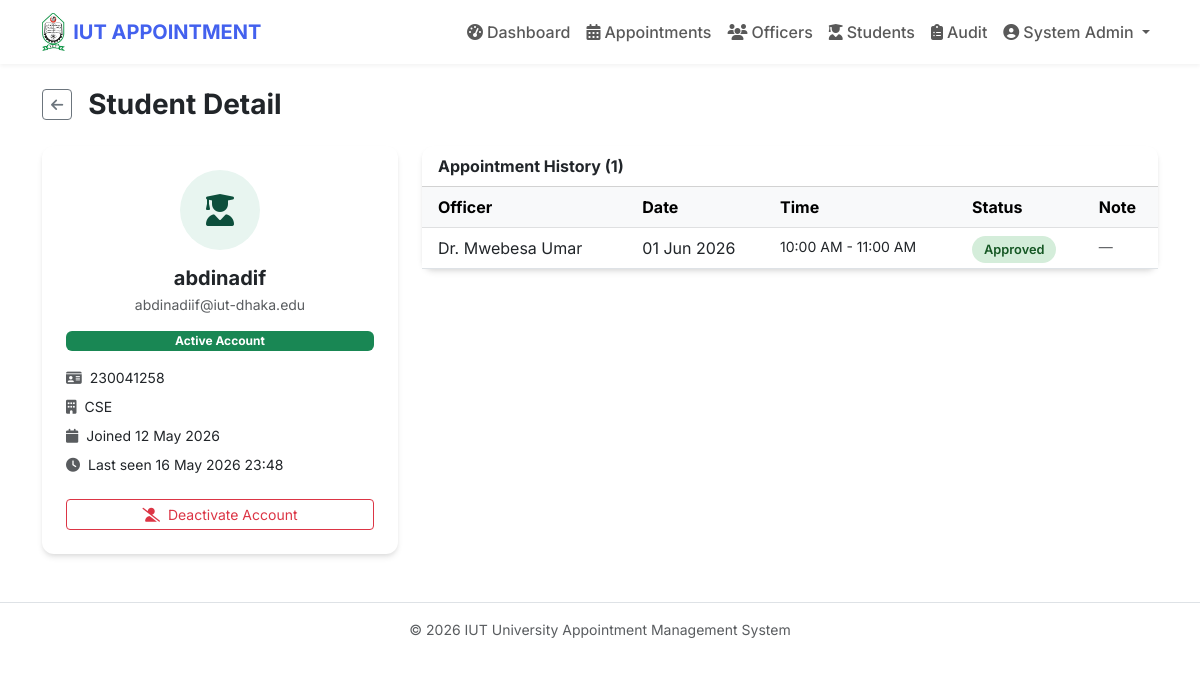
Screenshot of /admin/student/2 (signed in) with the database file from the repository.
### models.py (models this page shows, shortened)
class User(db.Model, UserMixin):
    id = db.Column(db.Integer, primary_key=True)
    name = db.Column(db.String(100), nullable=False)
    email = db.Column(db.String(120), unique=True, nullable=False)
    password = db.Column(db.String(200), nullable=False)
    role = db.Column(db.String(20), nullable=False, default='student')
    student_id_num = db.Column(db.String(50), nullable=True)
    department = db.Column(db.String(100), nullable=True)
    dark_mode = db.Column(db.Boolean, default=False)
    is_active = db.Column(db.Boolean, default=True)
    email_verified = db.Column(db.Boolean, default=False)
    email_verify_token = db.Column(db.String(64), nullable=True)
    failed_logins = db.Column(db.Integer, default=0)
    locked_until = db.Column(db.DateTime, nullable=True)
    created_at = db.Column(db.DateTime, default=lambda: datetime.now(timezone.utc))
    last_seen = db.Column(db.DateTime, default=lambda: datetime.now(timezone.utc))
    appointments = db.relationship('Appointment', backref='student_user', lazy=True)
    notifications = db.relationship('Notification', backref='user', lazy=True)

class Appointment(db.Model):
    id = db.Column(db.Integer, primary_key=True)
    user_id = db.Column(db.Integer, db.ForeignKey('user.id'), nullable=False)
    student_name = db.Column(db.String(100), nullable=False)
    student_id_num = db.Column(db.String(50), nullable=False)
    department = db.Column(db.String(100), nullable=False)
    officer_id = db.Column(db.Integer, db.ForeignKey('officer.id'), nullable=False)
    officer = db.relationship('Officer', backref='appointments')
    day = db.Column(db.String(20), nullable=False)
    date = db.Column(db.Date, nullable=False)
    time = db.Column(db.String(20), nullable=False)
    issue = db.Column(db.Text, nullable=False)
    status = db.Column(db.String(20), nullable=False, default='Pending')
    rejection_note = db.Column(db.Text, nullable=True)   # admin rejection reason
    reminder_sent = db.Column(db.Boolean, default=False)
    created_at = db.Column(db.DateTime, default=lambda: datetime.now(timezone.utc))
    waitlist = db.relationship('WaitlistEntry', backref='appointment', lazy=True, cascade='all, delete-orphan')
    priority = db.Column(db.String(20), default='Normal') # New: for Queue & Priority System
    queue_number = db.Column(db.Integer, nullable=True) # New: for Queue & Priority System
    estimated_wait_time = db.Column(db.Integer, nullable=True) # New: for Waiting Time Prediction
    qr_code_data = db.Column(db.String(255), nullable=True) # New: for QR Code Appointment Slip
    status_updated_at = db.Column(db.DateTime, default=lambda: datetime.now(timezone.utc), onupdate=lambda: datetime.now(timezone.utc)) # New: for Live Status Tracking

class Officer(db.Model):
    id = db.Column(db.Integer, primary_key=True)
    name = db.Column(db.String(100), nullable=False)
    designation = db.Column(db.String(100), nullable=False)
    bio = db.Column(db.Text, nullable=True)
    handles = db.Column(db.Text, nullable=True)   # comma-separated issues handled
    email = db.Column(db.String(120), nullable=True)
    room = db.Column(db.String(50), nullable=True)
    photo_url = db.Column(db.String(255), nullable=True)
    is_active = db.Column(db.Boolean, default=True)
    work_start = db.Column(db.String(5), default="08:00")
    work_end = db.Column(db.String(5), default="17:00")
    daily_limit = db.Column(db.Integer, default=0)
    recurring_off_days = db.Column(db.String(20), default="")
    unavailabilities = db.relationship('OfficerUnavailability', backref='officer', lazy=True, cascade='all, delete-orphan')
    working_hours = db.relationship('OfficerWorkingHours', backref='officer', lazy=True, cascade='all, delete-orphan')
    avg_appointment_duration = db.Column(db.Integer, default=15) # New: for waiting time prediction

### routes/admin.py (the view)
@admin_bp.route('/admin/student/<int:user_id>')
@login_required
@admin_required
def student_detail(user_id):
    student = db.session.get(User, user_id)
    if not student or student.role != 'student':
        from flask import abort; abort(404)
    appointments = Appointment.query.filter_by(user_id=user_id).order_by(Appointment.date.desc()).all()
    return render_template('admin/student_detail.html', student=student, appointments=appointments)

### app.py (called while the page is built)
@login_manager.user_loader
def load_user(user_id):
    return db.session.get(User, int(user_id))

@app.before_request
def check_session_timeout():
    if current_user.is_authenticated:
        last = session.get('last_activity')
        now = datetime.now(timezone.utc).timestamp()
        if last and (now - last) > 30 * 60:
            logout_user()
            session.clear()
            from flask import flash
            flash('Session expired due to inactivity.', 'warning')
            return redirect(url_for('auth.login'))
        session['last_activity'] = now
        session.permanent = True
        current_user.last_seen = datetime.now(timezone.utc)
        db.session.commit()

### routes/admin.py (called while the page is built)
def admin_required(f):
    from functools import wraps
    @wraps(f)
    def decorated(*args, **kwargs):
        if current_user.role not in ('admin', 'super_admin'):
            return redirect(url_for('index'))
        return f(*args, **kwargs)
    return decorated

### templates/admin/student_detail.html
{% extends "layout.html" %}
{% block content %}
<div class="d-flex align-items-center mb-4">
  <a href="{{ url_for('admin.manage_students') }}" class="btn btn-outline-secondary btn-sm me-3"><i class="fas fa-arrow-left"></i></a>
  <h3 class="fw-bold mb-0">Student Detail</h3>
</div>
<div class="row g-4">
  <div class="col-md-4">
    <div class="card p-4 text-center">
      <div style="width:80px;height:80px;background:#e8f5f0;border-radius:50%;display:flex;align-items:center;justify-content:center;margin:0 auto 16px;font-size:2rem;color:#0d4f3c;">
        <i class="fas fa-user-graduate"></i>
      </div>
      <h5 class="fw-bold mb-1">{{ student.name }}</h5>
      <p class="text-muted small mb-3">{{ student.email }}</p>
      {% if student.is_active %}
      <span class="badge bg-success mb-3">Active Account</span>
      {% else %}
      <span class="badge bg-secondary mb-3">Inactive Account</span>
      {% endif %}
      <ul class="list-unstyled text-start small">
        <li class="mb-2"><i class="fas fa-id-card me-2 text-muted"></i>{{ student.student_id_num or 'Not set' }}</li>
        <li class="mb-2"><i class="fas fa-building me-2 text-muted"></i>{{ student.department or 'Not set' }}</li>
        <li class="mb-2"><i class="fas fa-calendar me-2 text-muted"></i>Joined {{ student.created_at.strftime('%d %b %Y') if student.created_at else 'N/A' }}</li>
        <li class="mb-2"><i class="fas fa-clock me-2 text-muted"></i>Last seen {{ student.last_seen.strftime('%d %b %Y %H:%M') if student.last_seen else 'Never' }}</li>
      </ul>
      <a href="{{ url_for('admin.toggle_student', user_id=student.id) }}"
         class="btn btn-sm {{ 'btn-outline-danger' if student.is_active else 'btn-outline-success' }} w-100"
         onclick="return confirm('Are you sure?')">
        <i class="fas {{ 'fa-user-slash' if student.is_active else 'fa-user-check' }} me-1"></i>
        {{ 'Deactivate' if student.is_active else 'Activate' }} Account
      </a>
    </div>
  </div>
  <div class="col-md-8">
    <div class="card">
      <div class="card-header bg-transparent fw-bold">Appointment History ({{ appointments|length }})</div>
      <div class="card-body p-0">
        <table class="table table-hover mb-0">
          <thead class="table-light">
            <tr><th class="ps-3">Officer</th><th>Date</th><th>Time</th><th>Status</th><th>Note</th></tr>
          </thead>
          <tbody>
          {% if appointments %}
            {% for apt in appointments %}
            <tr>
              <td class="ps-3">{{ apt.officer.name }}</td>
              <td>{{ apt.date.strftime('%d %b %Y') if apt.date else 'N/A' }}</td>
              <td class="small">{{ apt.time }}</td>
              <td><span class="badge-status status-{{ apt.status.lower() }}">{{ apt.status }}</span></td>
              <td class="small text-muted">{{ apt.rejection_note or '—' }}</td>
            </tr>
            {% endfor %}
          {% else %}
            <tr><td colspan="5" class="text-center py-4 text-muted">No appointments.</td></tr>
          {% endif %}
          </tbody>
        </table>
      </div>
    </div>
  </div>
</div>
{% endblock %}

### templates/layout.html (shortened to what this page needs)
<!DOCTYPE html>
<html lang="en" data-bs-theme="{{ 'dark' if current_user.is_authenticated and current_user.dark_mode else 'light' }}">
<head>
    <link href="https://cdn.jsdelivr.net/npm/bootstrap@5.3.0/dist/css/bootstrap.min.css" rel="stylesheet">
    <link rel="stylesheet" href="https://cdnjs.cloudflare.com/ajax/libs/font-awesome/6.4.0/css/all.min.css">
</head>
<body>
<nav class="navbar navbar-expand-lg sticky-top">
    <div class="container">
        <a class="navbar-brand d-flex align-items-center" href="{{ url_for('index') }}">
            <img src="{{ url_for('static', filename='iut_logo.png') }}" alt="IUT" height="38" class="me-2" style="object-fit:contain;">
            IUT APPOINTMENT
        </a>
        <div class="collapse navbar-collapse" id="navbarNav">
            <ul class="navbar-nav ms-auto align-items-center">
                {% if current_user.is_authenticated %}
                    {% if current_user.role == 'super_admin' %}
                        <li class="nav-item"><a class="nav-link" href="{{ url_for('super_admin.dashboard') }}"><i class="fas fa-shield-alt me-1"></i>Control Panel</a></li>
                        <li class="nav-item"><a class="nav-link" href="{{ url_for('admin.dashboard') }}"><i class="fas fa-tachometer-alt me-1"></i>Admin View</a></li>
                        <li class="nav-item"><a class="nav-link" href="{{ url_for('super_admin.audit_log') }}"><i class="fas fa-history me-1"></i>Audit Log</a></li>
                    {% elif current_user.role == 'admin' %}
                        <li class="nav-item"><a class="nav-link" href="{{ url_for('admin.dashboard') }}"><i class="fas fa-tachometer-alt me-1"></i>Dashboard</a></li>
                        <li class="nav-item"><a class="nav-link" href="{{ url_for('admin.manage_appointments') }}"><i class="fas fa-calendar-alt me-1"></i>Appointments</a></li>
                        <li class="nav-item"><a class="nav-link" href="{{ url_for('admin.manage_officers') }}"><i class="fas fa-users me-1"></i>Officers</a></li>
                        <li class="nav-item"><a class="nav-link" href="{{ url_for('admin.manage_students') }}"><i class="fas fa-user-graduate me-1"></i>Students</a></li>
                        <li class="nav-item"><a class="nav-link" href="{{ url_for('admin.audit_log') }}"><i class="fas fa-clipboard-list me-1"></i>Audit</a></li>
                    {% endif %}
                    <li class="nav-item dropdown">
                        <a class="nav-link dropdown-toggle position-relative" href="#" data-bs-toggle="dropdown">
                            <i class="fas fa-user-circle me-1"></i>{{ current_user.name }}
                            {% set unread = current_user.notifications | selectattr('is_read','equalto',false) | list %}
                        </a>
                    </li>
                {% else %}
                    <li class="nav-item"><a class="nav-link" href="{{ url_for('auth.login') }}">Login</a></li>
                    <li class="nav-item"><a class="nav-link" href="{{ url_for('auth.register') }}">Register</a></li>
                {% endif %}
            </ul>
        </div>
    </div>
</nav>
<div class="container mt-4 mb-5">
    {% block content %}{% endblock %}
</div>
<footer class="py-3 text-center text-muted small border-top">
    &copy; 2026 IUT University Appointment Management System
</footer>
</body>
</html>

### templates/layout.html (style rules this page uses)
:root { --primary-color: #4361ee; --secondary-color: #3f37c9; --card-shadow: 0 4px 6px -1px rgba(0,0,0,.1), 0 2px 4px -1px rgba(0,0,0,.06); }
body { font-family: 'Inter', sans-serif; }
.navbar { box-shadow: 0 2px 4px rgba(0,0,0,.05); }
.navbar-brand { font-weight: 700; color: var(--primary-color) !important; }
.card { border: none; border-radius: 12px; box-shadow: var(--card-shadow); }
.nav-link { font-weight: 500; }
.status-approved { background-color:#d4edda; color:#155724; }
.badge-status { padding:6px 12px; border-radius:20px; font-size:.8rem; font-weight:600; }

### rows the page displays
User: name "System Admin"
User: name "abdinadif", email "abdinadiif@iut-dhaka.edu", student_id_num "230041258", department "CSE", created_at "12 May 2026", last_seen "16 May 2026 23:48", is_active "Deactivate"
Appointment: officer.name "Dr. Mwebesa Umar", date "01 Jun 2026", time "10:00 AM - 11:00 AM", status "Approved", rejection_note "—"

### other values shown
{{ appointments|length }} "1"
